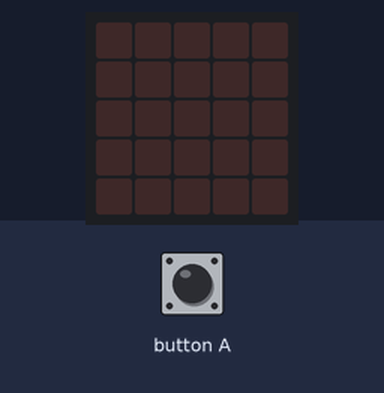
Bench run of a program on a simulated BBC micro:bit (MakeCode). Parts: the board's 5×5 LED display. The test bench sets the inputs (shaded band). Random numbers come from a fixed seed.

Above: at 1.2 s.
1.3 s: button A pressed for 0.15 s
At 2.5 s:
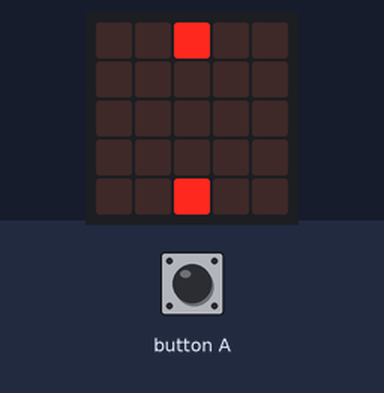
2.9 s: button A pressed for 0.15 s
At 3.7 s:
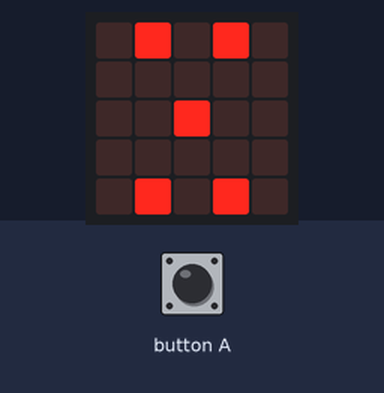
4.5 s: button A pressed for 0.15 s
At 4.9 s:
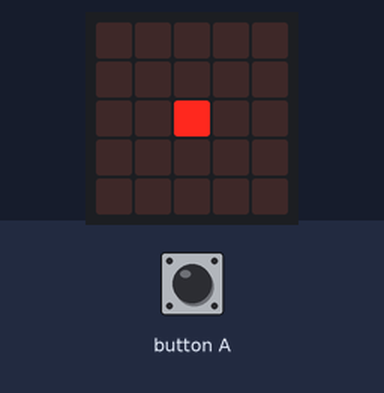
6.1 s: button A pressed for 0.15 s
At 7.4 s:
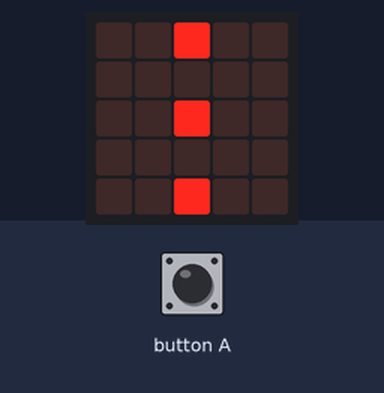
7.7 s: button A pressed 5 times (0.12 s each, 0.3 s apart)
At 9.1 s:
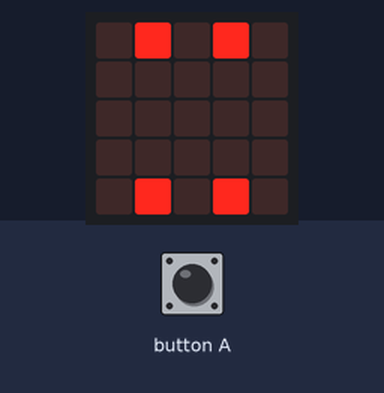
Timing chart, 0 to 10.7 s (numbered marks = the images above; inputs shaded):
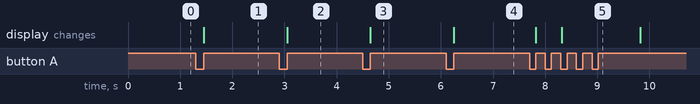

The program:

main.ts
```typescript
let aleatorio = 0
input.onButtonPressed(Button.A, function () {
    aleatorio = randint(1, 6)
    if (aleatorio == 1) {
        basic.showLeds(`
            . . . . .
            . . . . .
            . . # . .
            . . . . .
            . . . . .
            `)
    } else if (aleatorio == 2) {
        basic.showLeds(`
            . . # . .
            . . . . .
            . . . . .
            . . . . .
            . . # . .
            `)
    } else if (aleatorio == 3) {
        basic.showLeds(`
            . . # . .
            . . . . .
            . . # . .
            . . . . .
            . . # . .
            `)
    } else if (aleatorio == 4) {
        basic.showLeds(`
            . # . # .
            . . . . .
            . . . . .
            . . . . .
            . # . # .
            `)
    } else if (aleatorio == 5) {
        basic.showLeds(`
            . # . # .
            . . . . .
            . . # . .
            . . . . .
            . # . # .
            `)
    } else {
        basic.showLeds(`
            . # . # .
            . . . . .
            . # . # .
            . . . . .
            . # . # .
            `)
    }
    basic.pause(100)
})
basic.forever(function () {

})
```

test.ts
```typescript
// aquí va el archivo "tests"; esto no se compilará cuando este paquete se utilice como una extensión.
```

Measured:
- after the input at 1.3 s, the display: changes after 0.15 s (image 1)
- after the input at 2.9 s, the display: changes after 0.15 s (image 2)
- after the input at 4.5 s, the display: changes after 0.15 s (image 3)
- after the input at 6.1 s, the display: changes after 0.15 s (image 4)
- after the input at 7.7 s, the display: first changes after 0.12 s (image 5 shows a later state)
